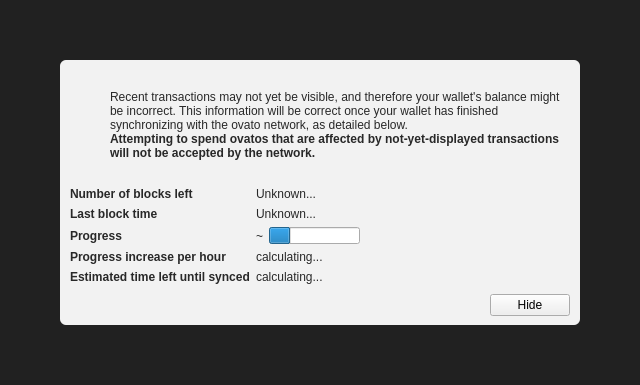
<?xml version="1.0" encoding="UTF-8"?>
<ui version="4.0">
 <class>ModalOverlay</class>
 <widget class="ModalOverlay" name="ModalOverlay">
  <property name="geometry">
   <rect>
    <x>0</x>
    <y>0</y>
    <width>640</width>
    <height>385</height>
   </rect>
  </property>
  <property name="windowTitle">
   <string>Form</string>
  </property>
  <layout class="QVBoxLayout" name="verticalLayout" stretch="0">
   <property name="sizeConstraint">
    <enum>QLayout::SetDefaultConstraint</enum>
   </property>
   <property name="leftMargin">
    <number>0</number>
   </property>
   <property name="topMargin">
    <number>0</number>
   </property>
   <property name="rightMargin">
    <number>0</number>
   </property>
   <property name="bottomMargin">
    <number>0</number>
   </property>
   <item>
    <widget class="QWidget" name="bgWidget" native="true">
     <property name="styleSheet">
      <string notr="true">#bgWidget { background: rgba(0,0,0,220); }</string>
     </property>
     <layout class="QVBoxLayout" name="verticalLayoutMain" stretch="1">
      <property name="leftMargin">
       <number>60</number>
      </property>
      <property name="topMargin">
       <number>60</number>
      </property>
      <property name="rightMargin">
       <number>60</number>
      </property>
      <property name="bottomMargin">
       <number>60</number>
      </property>
      <item>
       <widget class="QWidget" name="contentWidget" native="true">
        <property name="styleSheet">
         <string notr="true">#contentWidget { background: rgba(255,255,255,240); border-radius: 6px; }

QLabel { color: rgb(40,40,40);  }</string>
        </property>
        <layout class="QVBoxLayout" name="verticalLayoutSub" stretch="1,0,0,0">
         <property name="spacing">
          <number>0</number>
         </property>
         <property name="leftMargin">
          <number>10</number>
         </property>
         <property name="topMargin">
          <number>10</number>
         </property>
         <property name="rightMargin">
          <number>10</number>
         </property>
         <property name="bottomMargin">
          <number>10</number>
         </property>
         <item>
          <layout class="QHBoxLayout" name="horizontalLayoutIconText" stretch="0,1">
           <property name="topMargin">
            <number>20</number>
           </property>
           <item>
            <layout class="QVBoxLayout" name="verticalLayoutIcon">
             <property name="leftMargin">
              <number>0</number>
             </property>
             <item>
              <widget class="QPushButton" name="warningIcon">
               <property name="enabled">
                <bool>false</bool>
               </property>
               <property name="text">
                <string/>
               </property>
               <property name="icon">
                <iconset>
                 <normaloff>:/icons/warning</normaloff>
                 <disabledoff>:/icons/warning</disabledoff>:/icons/warning</iconset>
               </property>
               <property name="iconSize">
                <size>
                 <width>48</width>
                 <height>48</height>
                </size>
               </property>
               <property name="flat">
                <bool>true</bool>
               </property>
              </widget>
             </item>
             <item>
              <spacer name="verticalSpacerWarningIcon">
               <property name="orientation">
                <enum>Qt::Vertical</enum>
               </property>
               <property name="sizeHint" stdset="0">
                <size>
                 <width>20</width>
                 <height>40</height>
                </size>
               </property>
              </spacer>
             </item>
            </layout>
           </item>
           <item>
            <layout class="QVBoxLayout" name="verticalLayoutInfoText">
             <property name="leftMargin">
              <number>0</number>
             </property>
             <property name="topMargin">
              <number>0</number>
             </property>
             <item>
              <widget class="QLabel" name="infoText">
               <property name="text">
                <string>Recent transactions may not yet be visible, and therefore your wallet's balance might be incorrect. This information will be correct once your wallet has finished synchronizing with the ovato network, as detailed below.</string>
               </property>
               <property name="textFormat">
                <enum>Qt::RichText</enum>
               </property>
               <property name="wordWrap">
                <bool>true</bool>
               </property>
              </widget>
             </item>
             <item>
              <widget class="QLabel" name="infoTextStrong">
               <property name="font">
                <font>
                 <weight>75</weight>
                 <bold>true</bold>
                </font>
               </property>
               <property name="text">
                <string>Attempting to spend ovatos that are affected by not-yet-displayed transactions will not be accepted by the network.</string>
               </property>
               <property name="textFormat">
                <enum>Qt::RichText</enum>
               </property>
               <property name="wordWrap">
                <bool>true</bool>
               </property>
              </widget>
             </item>
             <item>
              <spacer name="verticalSpacerInTextSpace">
               <property name="orientation">
                <enum>Qt::Vertical</enum>
               </property>
               <property name="sizeHint" stdset="0">
                <size>
                 <width>20</width>
                 <height>40</height>
                </size>
               </property>
              </spacer>
             </item>
            </layout>
           </item>
          </layout>
         </item>
         <item>
          <spacer name="verticalSpacerAfterText">
           <property name="orientation">
            <enum>Qt::Vertical</enum>
           </property>
           <property name="sizeHint" stdset="0">
            <size>
             <width>20</width>
             <height>40</height>
            </size>
           </property>
          </spacer>
         </item>
         <item>
          <layout class="QFormLayout" name="formLayout">
           <property name="fieldGrowthPolicy">
            <enum>QFormLayout::FieldsStayAtSizeHint</enum>
           </property>
           <property name="horizontalSpacing">
            <number>6</number>
           </property>
           <property name="verticalSpacing">
            <number>6</number>
           </property>
           <property name="topMargin">
            <number>10</number>
           </property>
           <item row="0" column="0">
            <widget class="QLabel" name="labelNumberOfBlocksLeft">
             <property name="font">
              <font>
               <weight>75</weight>
               <bold>true</bold>
              </font>
             </property>
             <property name="text">
              <string>Number of blocks left</string>
             </property>
            </widget>
           </item>
           <item row="0" column="1">
            <widget class="QLabel" name="numberOfBlocksLeft">
             <property name="text">
              <string>Unknown...</string>
             </property>
            </widget>
           </item>
           <item row="1" column="0">
            <widget class="QLabel" name="labelLastBlockTime">
             <property name="font">
              <font>
               <weight>75</weight>
               <bold>true</bold>
              </font>
             </property>
             <property name="text">
              <string>Last block time</string>
             </property>
            </widget>
           </item>
           <item row="1" column="1">
            <widget class="QLabel" name="newestBlockDate">
             <property name="sizePolicy">
              <sizepolicy hsizetype="Maximum" vsizetype="Preferred">
               <horstretch>0</horstretch>
               <verstretch>0</verstretch>
              </sizepolicy>
             </property>
             <property name="text">
              <string>Unknown...</string>
             </property>
            </widget>
           </item>
           <item row="2" column="0">
            <widget class="QLabel" name="labelSyncDone">
             <property name="font">
              <font>
               <weight>75</weight>
               <bold>true</bold>
              </font>
             </property>
             <property name="text">
              <string>Progress</string>
             </property>
            </widget>
           </item>
           <item row="2" column="1">
            <layout class="QHBoxLayout" name="horizontalLayoutSync" stretch="0,1">
             <item>
              <widget class="QLabel" name="percentageProgress">
               <property name="text">
                <string notr="true">~</string>
               </property>
              </widget>
             </item>
             <item>
              <widget class="QProgressBar" name="progressBar">
               <property name="value">
                <number>24</number>
               </property>
               <property name="format">
                <string/>
               </property>
              </widget>
             </item>
            </layout>
           </item>
           <item row="4" column="0">
            <widget class="QLabel" name="labelProgressIncrease">
             <property name="font">
              <font>
               <weight>75</weight>
               <bold>true</bold>
              </font>
             </property>
             <property name="text">
              <string>Progress increase per hour</string>
             </property>
            </widget>
           </item>
           <item row="4" column="1">
            <widget class="QLabel" name="progressIncreasePerH">
             <property name="text">
              <string>calculating...</string>
             </property>
            </widget>
           </item>
           <item row="5" column="0">
            <widget class="QLabel" name="labelEstimatedTimeLeft">
             <property name="font">
              <font>
               <weight>75</weight>
               <bold>true</bold>
              </font>
             </property>
             <property name="text">
              <string>Estimated time left until synced</string>
             </property>
            </widget>
           </item>
           <item row="5" column="1">
            <widget class="QLabel" name="expectedTimeLeft">
             <property name="text">
              <string>calculating...</string>
             </property>
            </widget>
           </item>
          </layout>
         </item>
         <item>
          <layout class="QHBoxLayout" name="horizontalLayoutButtons">
           <property name="leftMargin">
            <number>10</number>
           </property>
           <property name="topMargin">
            <number>10</number>
           </property>
           <item>
            <spacer name="horizontalSpacer">
             <property name="orientation">
              <enum>Qt::Horizontal</enum>
             </property>
             <property name="sizeHint" stdset="0">
              <size>
               <width>40</width>
               <height>20</height>
              </size>
             </property>
            </spacer>
           </item>
           <item>
            <widget class="QPushButton" name="closeButton">
             <property name="text">
              <string>Hide</string>
             </property>
            </widget>
           </item>
          </layout>
         </item>
        </layout>
       </widget>
      </item>
     </layout>
    </widget>
   </item>
  </layout>
 </widget>
 <customwidgets>
  <customwidget>
   <class>ModalOverlay</class>
   <extends>QWidget</extends>
   <header>modaloverlay.h</header>
   <container>1</container>
  </customwidget>
 </customwidgets>
 <resources/>
 <connections/>
</ui>
